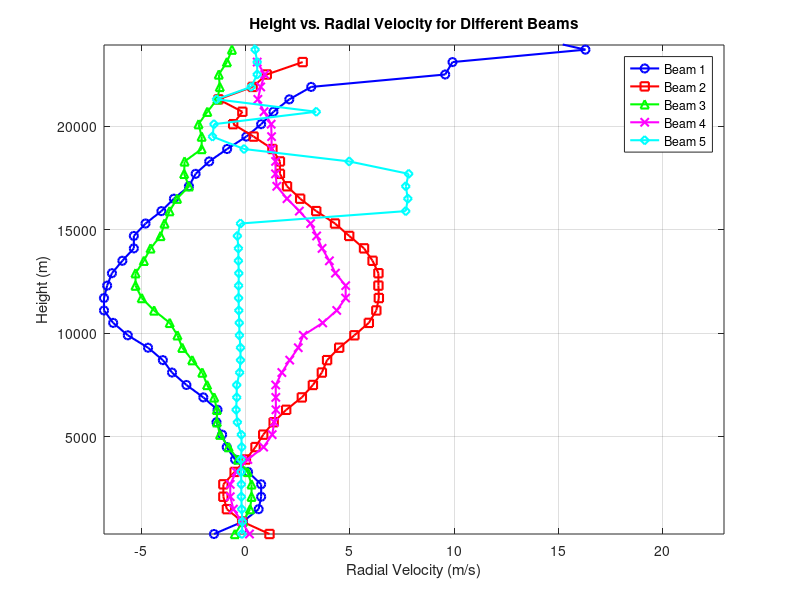

This chart was generated by the following MATLAB code:

% 打开文件并读取数据
fileID = fopen('L1B ST.txt', 'r');
headerLines = 22; % 跳过前面的注释行和表头行
fgets(fileID, headerLines); % 跳过前22行

% 初始化变量存储数据
heights = [];
rv1 = [];
rv2 = [];
rv3 = [];
rv4 = [];
rv5 = [];

% 读取数据直到文件结束
while ~feof(fileID)
    line = fgetl(fileID);
    if ~isempty(line) && ~ismember(line(1), {'#', '%'}) % 确保不是注释行或空行
        data = strsplit(line,' '); 
        if numel(data) >= 11 % 确保数据行至少有11个元素（基于提供的列数）
            heights = [heights, str2double(data{2})];
            rv1 = [rv1, str2double(data{4})];
            rv2 = [rv2, str2double(data{7})];
            rv3 = [rv3, str2double(data{10})];
            rv4 = [rv4, str2double(data{13})];
            rv5 = [rv5, str2double(data{16})];
        end
    end
end
fclose(fileID);

% 绘制所有波束的径向速度随高度变化的曲线
% 过滤缺失值（这里以-9999999作为缺失值的标记，根据实际情况调整）
rv1(rv1 == -9999999) = NaN;
rv2(rv2 == -9999999) = NaN;
rv3(rv3 == -9999999) = NaN;
rv4(rv4 == -9999999) = NaN;
rv5(rv5 == -9999999) = NaN;

% 绘制所有波束的径向速度随高度变化的曲线，同时处理NaN值

% 绘制所有波束的径向速度随高度变化的曲线，坐标轴交换
figure;
plot(rv1, heights, 'b-', 'LineWidth', 1.5, 'DisplayName', 'Beam 1', 'Marker', 'o');
hold on;
plot(rv2, heights, 'r-', 'LineWidth', 1.5, 'DisplayName', 'Beam 2', 'Marker', 's');
plot(rv3, heights, 'g-', 'LineWidth', 1.5, 'DisplayName', 'Beam 3', 'Marker', '^');
plot(rv4, heights, 'm-', 'LineWidth', 1.5, 'DisplayName', 'Beam 4', 'Marker', 'x');
plot(rv5, heights, 'c-', 'LineWidth', 1.5, 'DisplayName', 'Beam 5', 'Marker', 'd');

% 调整坐标轴显示范围以适应数据
xlim([min([rv1,rv2,rv3,rv4,rv5]), max([rv1,rv2,rv3,rv4,rv5])]);
ylim([min(heights), max(heights)/4]);

% 设置图表属性
xlabel('Radial Velocity (m/s)');
ylabel('Height (m)');
title('Height vs. Radial Velocity for Different Beams');
legend('show');
grid on;

% 保持坐标轴调整状态并显示图表
hold off;